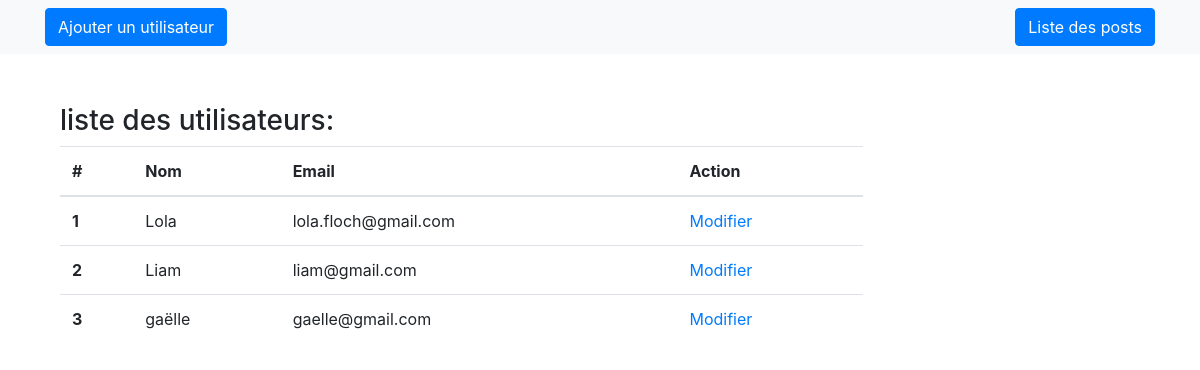
Screenshot of /users with the database file from the repository.
### user.py (models this page shows)
class User(db.Model):
    id = db.Column(db.Integer, primary_key=True)
    name = db.Column(db.String(80), nullable=False)
    email = db.Column(db.String(140), unique=True, nullable=False)
    password = db.Column(db.String(80), nullable=True)
    posts = db.relationship('Post', backref='user', lazy=True)

### index.py (the view)
@app.route('/users')
def display_users():
    allUsers = User.query.all()
    return render_template('users.html', users=allUsers)

### templates/users.html (shortened to what this page needs)
<!DOCTYPE html>
<html>
    <head>
        <link rel="stylesheet" href="{{ url_for('static', filename='css/bootstrap.min.css') }}">
    </head>
    <body>
        <div>
            <nav class="navbar navbar-light bg-light">
                <div class="container">
                    <a href="/users/create" class="btn btn-primary">Ajouter un utilisateur</a>
                    <a href="/posts" class="btn btn-primary">Liste des posts</a>
                </div>
            </nav>
        </div>
        <div class="container" style="margin-top: 50px;">
            <div class="col-md-9">
                <h3>liste des utilisateurs:</h3>
                <table class="table">
                    <thead>
                        <th scope="col">#</th>
                        <th scope="col">Nom</th>
                        <th scope="col">Email</th>
                        <th scope="col">Action</th>
                    </thead>
                    <tbody>
                    {% for user in users %}
                    <tr>
                        <th scope="row">{{ user.id }}</th>
                        <td>{{ user.name }}</td>
                        <td>{{ user.email }}</td>
                        <td><a href="/users/{{ user.id }}/edit">Modifier</a></td>
                    </tr>
                    {% endfor %}
                    </tbody>
                </table>
            </div>
        </div>
    </body>
</html>

### rows the page displays
User: id "1", name "Lola", email "lola.floch@gmail.com"
User: id "2", name "Liam", email "liam@gmail.com"
User: id "3", name "gaëlle", email "gaelle@gmail.com"
